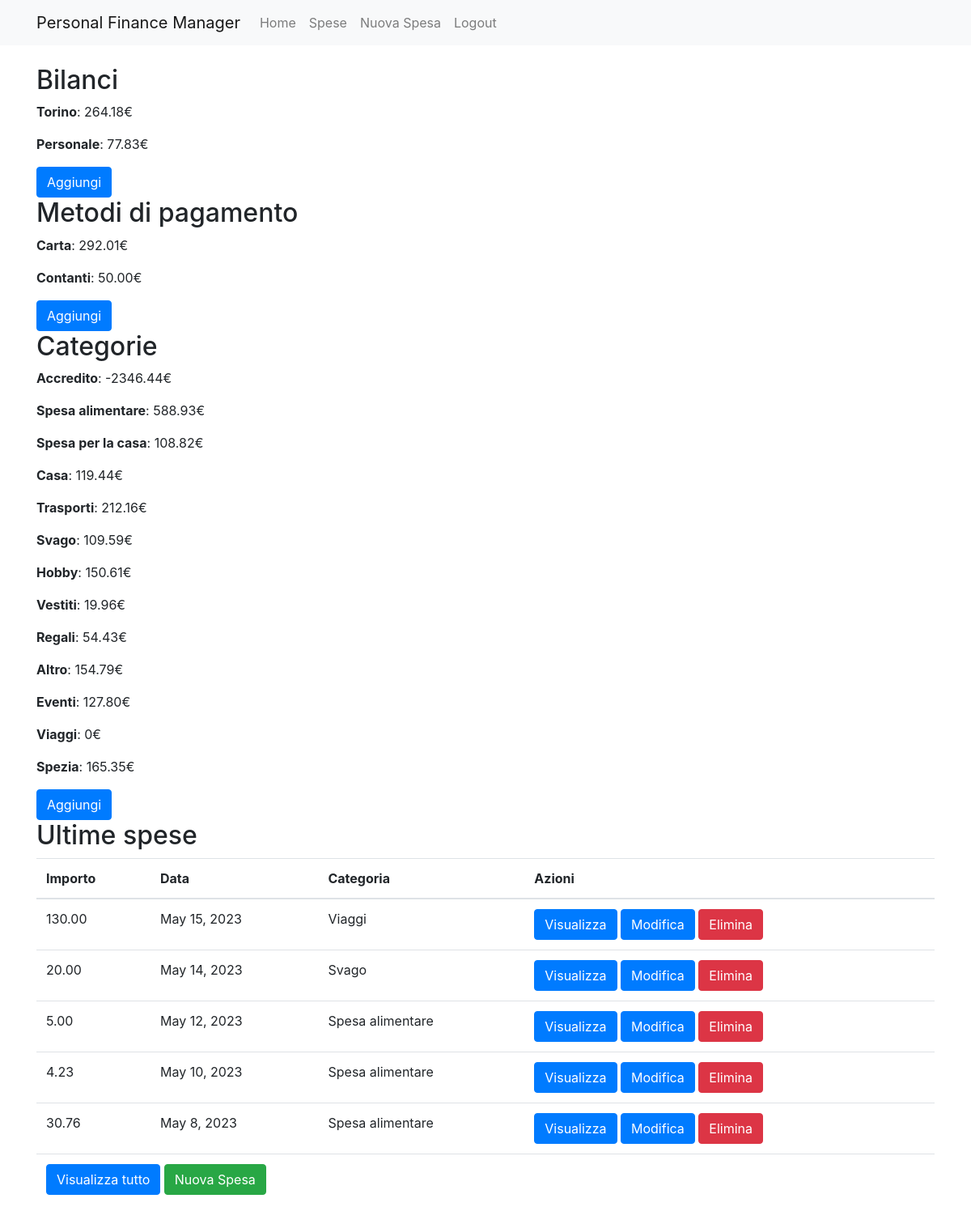
The page / (signed in) on the database as committed earlier.
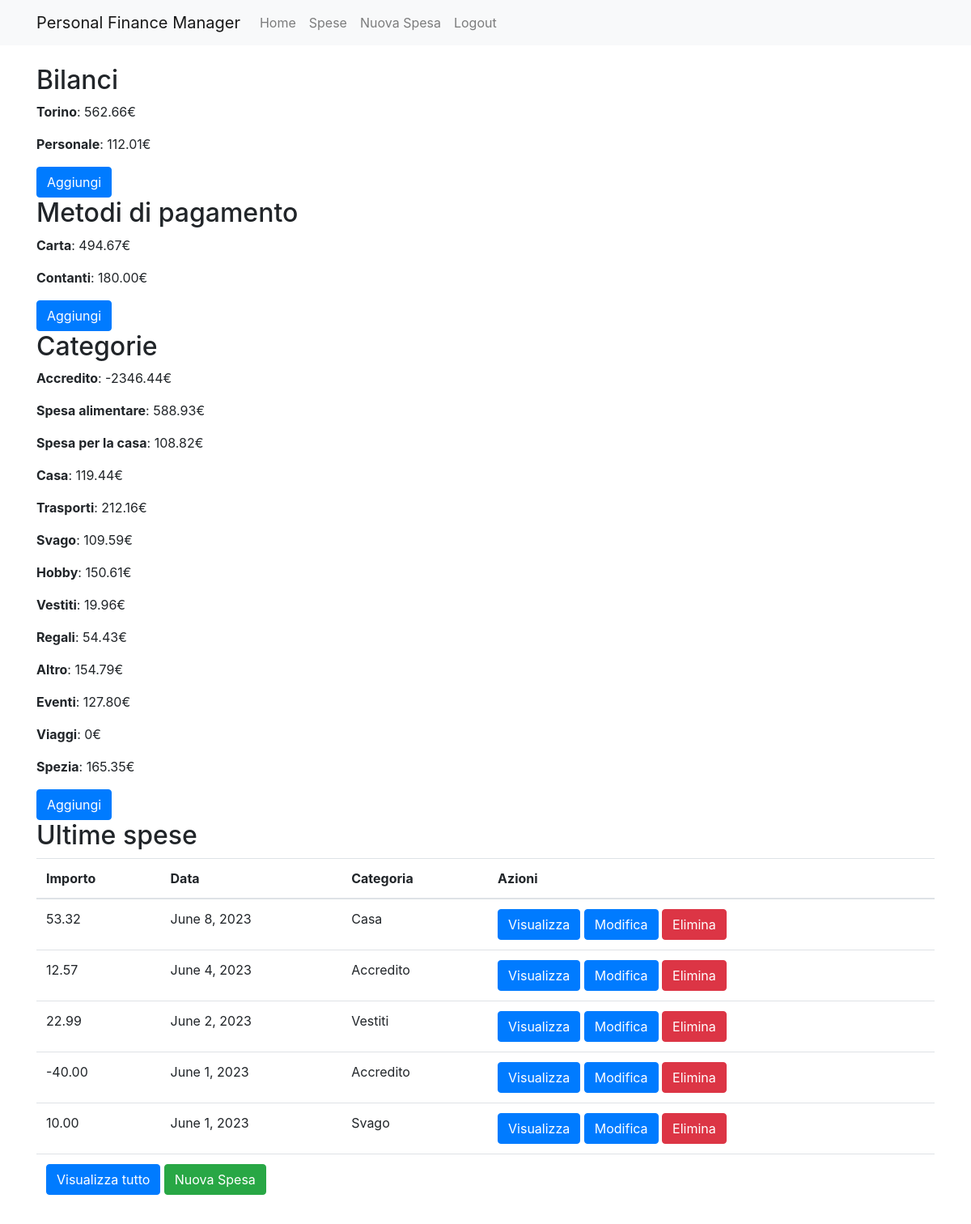
The same page on the database as committed later.
### expenses/models.py (models this page shows, shortened)
class Balance(models.Model):
    user = models.ForeignKey(User, on_delete=models.CASCADE)
    name = models.CharField(max_length=200)
    def __str__(self):
        string = self.name
        string = string[0].upper() + string[1:]
        return string
    def calculate(self):
        balance = 0
        expenses = Expense.objects.filter(user=self.user, balance=self)
        for ex in expenses:
            balance -= ex.amount
        balance = str(balance)
        balance += '€'
        return balance

class Expense(models.Model):
    user = models.ForeignKey(User, on_delete=models.CASCADE)
    balance = models.ForeignKey(Balance, on_delete=models.CASCADE)
    payment_method = models.ForeignKey(Payment_Method, on_delete=models.CASCADE)
    amount = models.DecimalField(max_digits = 6, decimal_places=2)
    date = models.DateField()
    category = models.ForeignKey(Category, on_delete=models.CASCADE)
    description = models.CharField(max_length=200)

class Payment_Method(models.Model):
    user = models.ForeignKey(User, on_delete=models.CASCADE)
    name = models.CharField(max_length=200)
    def __str__(self):
        string = self.name
        string = string[0].upper() + string[1:]
        return string
    def calculate(self):
        balance = 0
        expenses = Expense.objects.filter(user=self.user, payment_method=self)
        for ex in expenses:
            balance -= ex.amount
        balance = str(balance)
        balance += '€'
        return balance

class Category(models.Model):
    user = models.ForeignKey(User, on_delete=models.CASCADE)
    name = models.CharField(max_length=200)
    def __str__(self):
        string = self.name
        string = string[0].upper() + string[1:]
        return string
    def calculate(self):
        balance = 0
        expenses = Expense.objects.filter(user=self.user, category=self)
        for ex in expenses:
            balance += ex.amount
        balance = str(balance)
        balance += '€'
        return balance

### expenses/views.py (the view)
# urls.py: path('', views.index, name='index'),
@login_required
def index(request):
    balances = Balance.objects.filter(user=request.user)
    payment_methods = Payment_Method.objects.filter(user=request.user)
    categories = Category.objects.filter(user=request.user) | Category.objects.filter(user=User.objects.get(id=1))
    expenses = Expense.objects.filter(user=request.user).order_by("-date")[:5]
    return render(request, 'index.html', {'balances': balances, 'payment_methods': payment_methods, 'expenses':expenses, 'categories':categories})

### expenses/templates/index.html (shortened to what this page needs)
{% extends 'base.html' %}
{% block content %}
  <h2>Bilanci</h2>
  {% for balance in balances %}
    <p><strong>{{ balance }}</strong>: {{ balance.calculate }}</p>
  {% empty %}
    <p>Nessun bilancio trovato</p>
  {% endfor %}
  <a href="{% url 'balance_new' %}" class="btn btn-primary">Aggiungi</a>
  <h2>Metodi di pagamento</h2>
  {% for pm in payment_methods %}
    <p><strong>{{ pm }}</strong>: {{ pm.calculate }}</p>
  {% empty %}
    <p>Nessun metodo di pagamento trovato</p>
  {% endfor %}
  <a href="{% url 'payment_method_new' %}" class="btn btn-primary">Aggiungi</a>
  <h2>Categorie</h2>
  {% for ct in categories %}
    <p><strong>{{ ct }}</strong>: {{ ct.calculate }}</p>
  {% empty %}
    <p>Nessuna categoria trovato</p>
  {% endfor %}
  <a href="{% url 'category_new' %}" class="btn btn-primary">Aggiungi</a>
  <h2>Ultime spese</h2>
  <table class="table">
    <thead>
      <tr>
        <th>Importo</th>
        <th>Data</th>
        <th>Categoria</th>
        <th>Azioni</th>
      </tr>
    </thead>
    <tbody>
      {% for expense in expenses %}
        <tr>
          <td>{{ expense.amount }}</td>
          <td>{{ expense.date }}</td>
          <td>{{ expense.category }}</td>
          <td>
            <a href="{% url 'expense_show' expense.pk %}" class="btn btn-primary">Visualizza</a>
            <a href="{% url 'expense_edit' expense.pk %}" class="btn btn-primary">Modifica</a>
            <a href="{% url 'expense_delete' expense.pk %}" class="btn btn-danger">Elimina</a>
          </td>
        </tr>
      {% empty %}
        <tr>
          <td colspan="4">Nessuna spesa trovata.</td>
        </tr>
      {% endfor %}
      <tr>
        <td colspan="4">
          <a href="{% url 'expenses_list' %}" class="btn btn-primary">Visualizza tutto</a>
          <a href="{% url 'expense_new' %}" class="btn btn-success">Nuova Spesa</a>
        </td>
      </tr>
    </tbody>
  </table>
{% endblock %}

Rows that differ between the two databases and show on the page:
no longer on this page (row unchanged): Expense: amount "130.00", date "May 15, 2023", category "Viaggi"
no longer on this page (row unchanged): Expense: amount "20.00", date "May 14, 2023", category "Svago"
no longer on this page (row unchanged): Expense: amount "5.00", date "May 12, 2023", category "Spesa alimentare"
no longer on this page (row unchanged): Expense: amount "4.23", date "May 10, 2023", category "Spesa alimentare"
no longer on this page (row unchanged): Expense: amount "30.76", date "May 8, 2023", category "Spesa alimentare"
computed for Balance "Torino": calculate "264.18€" → "562.66€"
computed for Balance "Personale": calculate "77.83€" → "112.01€"
computed for Payment_Method "Carta": calculate "292.01€" → "494.67€"
computed for Payment_Method "Contanti": calculate "50.00€" → "180.00€"
added Expense: amount "53.32", date "June 8, 2023", category "Casa"
added Expense: amount "12.57", date "June 4, 2023", category "Accredito"
added Expense: amount "22.99", date "June 2, 2023", category "Vestiti"
added Expense: amount "-40.00", date "June 1, 2023", category "Accredito"
added Expense: amount "10.00", date "June 1, 2023", category "Svago"
